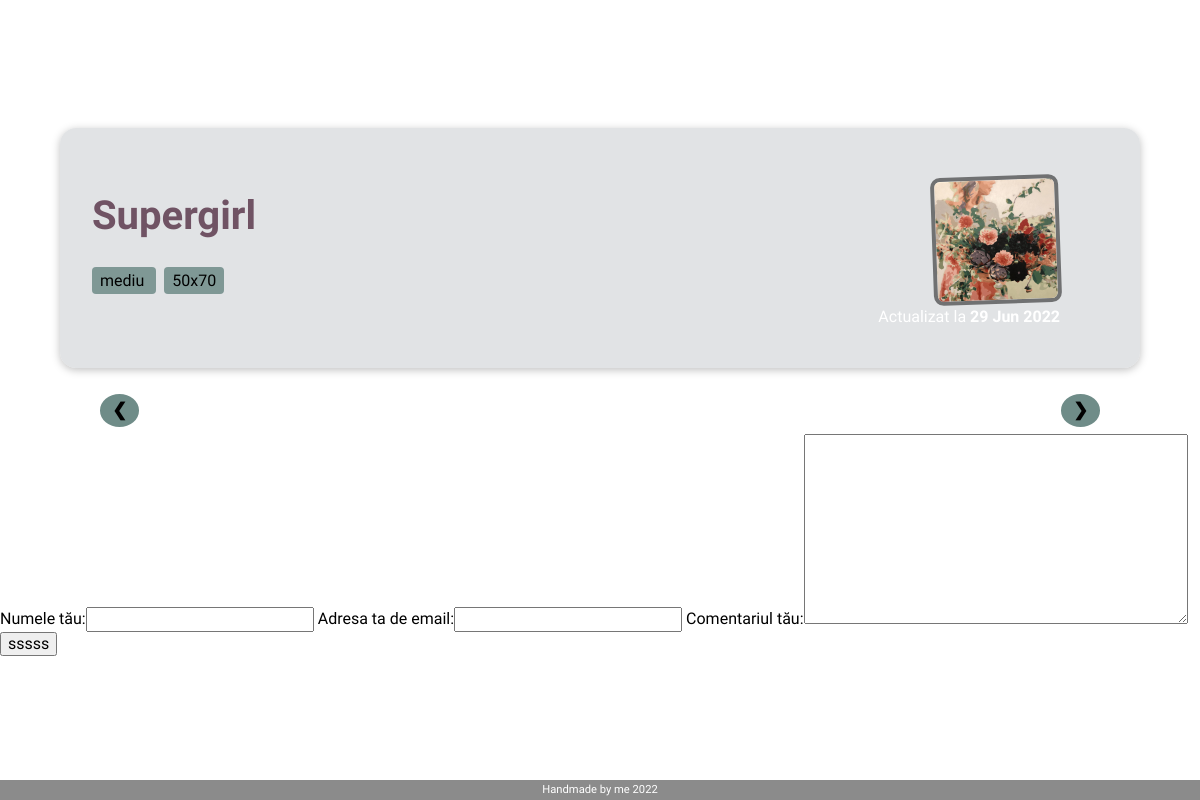
The page /projects/supergirl on the database its author committed.
### portofolio/models.py (models this page shows, shortened)
class Project(models.Model):
    title = models.CharField(max_length=100, verbose_name="Titlu")
    slug = models.SlugField(max_length=200, unique=True)
    date = models.DateField(auto_now=True, verbose_name="Data")
    excerpt = models.CharField(max_length=200)
    content = models.TextField(verbose_name="Conținut")
    category = models.ForeignKey(Category, on_delete=models.SET_NULL, null=True, verbose_name="Categorie")
    tags = models.ManyToManyField(Tag)
    @property
    def main_image(self):
        if len(self.image_set.all()):
            return self.image_set.filter(is_main=True)[0].image
        return ""
    class Meta:
        verbose_name = 'Proiect'
        verbose_name_plural = 'Proiecte'

class Tag(models.Model):
    caption = models.CharField(max_length=50, unique=True)

class Image(models.Model):
    name = models.CharField(max_length=50, blank=True, verbose_name="Nume")
    image = models.ImageField(upload_to='images/', verbose_name="Imagine")
    is_main = models.BooleanField(default=False, verbose_name="Principală")
    project = models.ForeignKey(Project, on_delete=models.SET_NULL, null=True, verbose_name="Proiect")
    class Meta:
        verbose_name = 'Imagine'
        verbose_name_plural = 'Imagini'

### portofolio/views.py (the view, shortened to what this page needs)
# urls.py: path("projects/<slug:slug>", views.ProjectDetailView.as_view(), name="project-detail-page"),
class ProjectDetailView(View):
    def get(self, request, slug):
        project = Project.objects.get(slug=slug)
        context = {
            "project": project,
            "tags": project.tags.all(),
            "add_comment_form": CommentForm(),
        }
        return render(request, "portofolio/project-details.html", context)

### portofolio/forms.py
class CommentForm(forms.ModelForm):
    class Meta:
        model = Comment
        exclude = ["project"]
        labels = {
            "user_name": "Numele tău",
            "user_email": "Adresa ta de email",
            "text": "Comentariul tău",
        }

### portofolio/templates/portofolio/project-details.html (shortened to what this page needs)
{%  extends "base.html" %}
{% load static %}
{% block css %}
    <link rel="stylesheet" href="{% static 'portofolio/css/project-details.css' %}"/>
{% endblock %}
{% block content %}
    <section id="summary">
        <h2>{{ project.title }}</h2>
        <div>
            {% for tag in tags %}
             <span class="tag"> {{ tag.caption }} </span>
            {% endfor %}
        </div>
        <article>
            <img style="transform: rotateZ(-2deg);" src= "{{ project.main_image.url }}" alt="{{ project.title }}" />
            <div> Actualizat la <time> {{ project.date|date:"d M Y" }} </time></div>
        </article>
    </section>
        <div class="slideshow-container">
            <a class="prev" onclick="plusSlides(-1)">&#10094;</a>
            <a class="next" onclick="plusSlides(1)">&#10095;</a>
          </div>
          <br>
    <div style="margin-bottom: 50px;">
        <form>
            {{ add_comment_form }}
            <button type="submit">sssss</button>
        </form>
    </div>
{% endblock %}

### static/css/base.css (style rules this page uses)
* { box-sizing: border-box; }
html { font-family: 'Akaya Kanadaka', cursive; }
body { background-color: white; }

### portofolio/static/portofolio/css/project-details.css (style rules this page uses)
#summary { margin: 8rem auto 3rem auto; padding: 2rem; width: 90%; max-width: 90rem; border-radius: 16px; background-color: #d2d6d9ab; position: relative; box-shadow: 0 2px 8px rgba(0, 0, 0, 0.25); height: 22rem; }
#summary h2 { color: #705364; font-size: 4rem; }
#summary article { position: absolute; top: 2rem; right: 3rem; padding: 1rem 2rem; border-radius: 12px; text-align: right; color: white; }
#summary article img { border-radius: 10px; width: 12rem; border: 4px solid rgba(0, 0, 0, 0.5); margin: auto; }
#summary time { font-weight: bold; }
.tag { background-color: #6f8c88da; border-radius: 4px; padding: 4px 8px; margin-right: 8px; }
@media (max-width: 1280px) { #summary { height: 15rem; } }
@media (max-width: 1280px) { #summary h2 { font-size: 2.5rem; } }
@media (max-width: 1280px) { #summary article img { width: 8rem; } }
.slideshow-container { max-width: 1000px; position: relative; margin: auto; }
.prev, .next { cursor: pointer; position: absolute; top: 50%; width: auto; margin-top: -22px; padding: 4px 10px ; color: black; border: 2px solid #6f8c88; background-color: #6f8c88; border-radius: 50%; font-weight: bold; font-size: 18px; transition: 0.6s ease; user-select: none; }
.next { right: 0; }

### rows shown on the page
Project: title "Supergirl", main_image (picture), date "29 Jun 2022"
Tag: caption "mediu"
Tag: caption "50x70"
